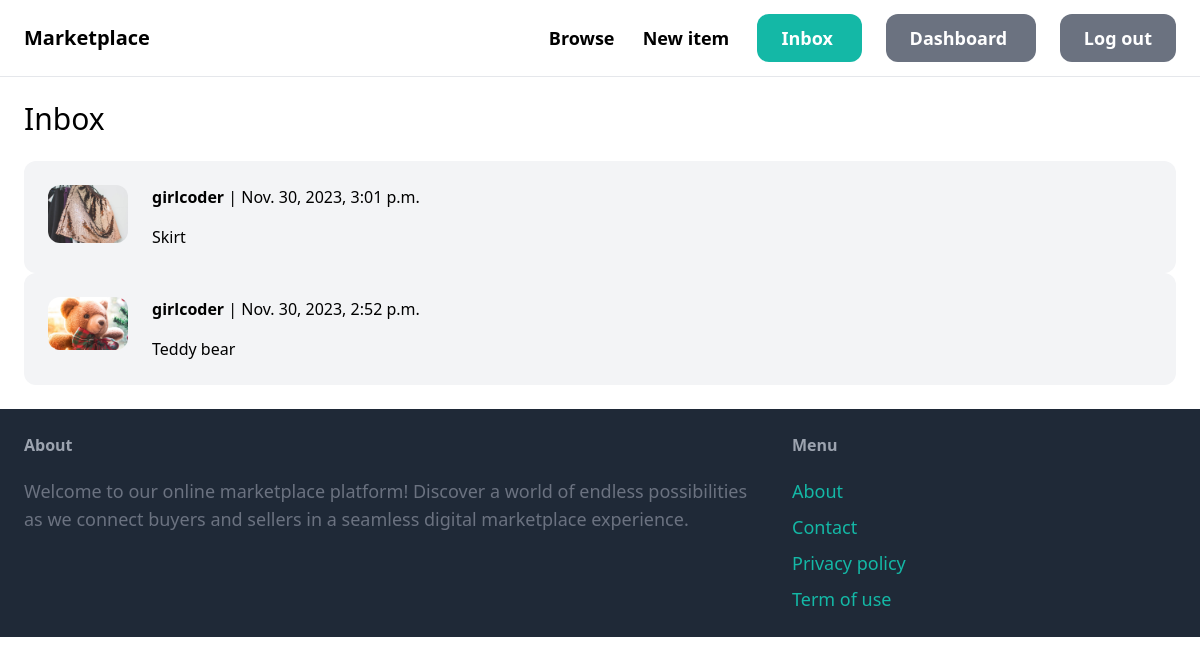
The page /inbox/ (signed in) on the database its author committed.
### conversation/models.py (models this page shows)
class Conversation(models.Model):
    item = models.ForeignKey(Item, on_delete=models.CASCADE)
    members = models.ManyToManyField(User, related_name='conversations')
    created_at = models.DateTimeField(auto_now_add=True)
    modified_at = models.DateTimeField(auto_now=True)
    class Meta:
        ordering = ['-modified_at']

### item/models.py (models this page shows, shortened)
class Item(models.Model):
    category= models.ForeignKey(Category,  related_name='items', on_delete=models.CASCADE)
    name = models.CharField(max_length=100)
    description = models.TextField()
    price = models.DecimalField(max_digits=10, decimal_places=2)
    image= models.ImageField(upload_to='item_images', blank=True, null=True)
    is_sold = models.BooleanField(default=False)
    created_by = models.ForeignKey(User, on_delete=models.CASCADE)
    created_at = models.DateTimeField(auto_now_add=True)
    class Meta:
        ordering = ['name',]

### conversation/views.py (the view)
# urls.py: path('', views.inbox, name='inbox'),
@login_required
def inbox(request):
    conversations = Conversation.objects.filter(members__in=[request.user.id])
    return render(request, 'conversation/inbox.html', {
        'conversations':conversations,
    })

### conversation/templates/conversation/inbox.html (shortened to what this page needs)
{% extends 'core/base.html' %}
{% block content%}
<h1 class="mb-6 text-3xl">Inbox</h1>
<div class="space-y-6">
    {% for conversation in conversations %}
        <a href="{% url 'conversation:detail' conversation.id %}">
            <div class='p-6 flex bg-gray-100 rounded-xl'>
                <div class="pr-6">
                    <img src="{{ conversation.item.image.url }}" class="w-20 rounded-xl">
                </div>
                <div>
                    {% for member in conversation.members.all %}
                        {% if member != request.user %}
                            <p class="mb-4"><strong>{{ member.username }}</strong> | {{ conversation.modified_at }}</p>
                            <p>{{ conversation.item.name }}</p>
                        {% endif %}
                    {% endfor %}
                </div>
            </div>
        </a>
    {% endfor %}
    </div>
{%endblock%}

### rows shown on the page
Conversation: item.image (picture), modified_at "Nov. 30, 2023, 3:01 p.m.", item.name "Skirt"
Conversation: item.image (picture), modified_at "Nov. 30, 2023, 2:52 p.m.", item.name "Teddy bear"

### other values the page prints
{{ member.username }} "girlcoder"
